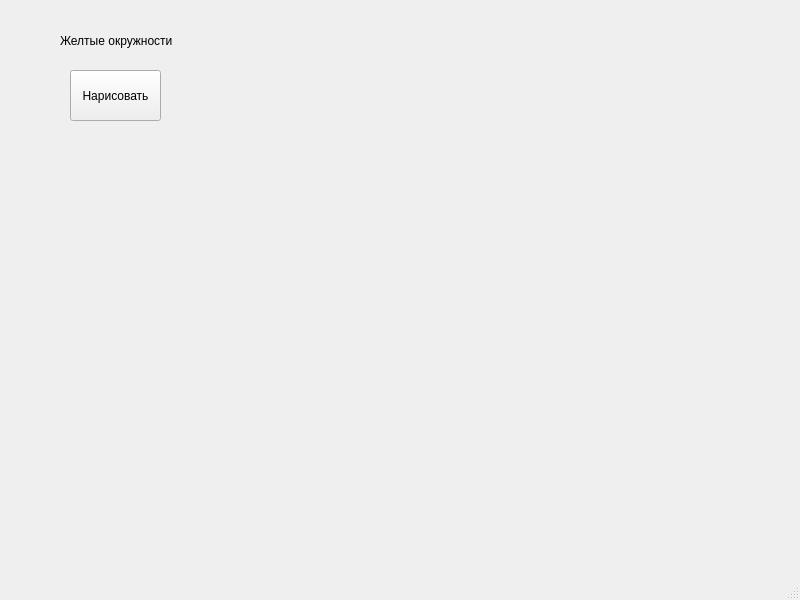
<?xml version="1.0" encoding="UTF-8"?>
<ui version="4.0">
 <class>MainWindow</class>
 <widget class="QMainWindow" name="MainWindow">
  <property name="geometry">
   <rect>
    <x>0</x>
    <y>0</y>
    <width>800</width>
    <height>600</height>
   </rect>
  </property>
  <property name="windowTitle">
   <string>MainWindow</string>
  </property>
  <widget class="QWidget" name="centralwidget">
   <widget class="QPushButton" name="start">
    <property name="geometry">
     <rect>
      <x>70</x>
      <y>70</y>
      <width>91</width>
      <height>51</height>
     </rect>
    </property>
    <property name="text">
     <string>Нарисовать</string>
    </property>
   </widget>
   <widget class="QLabel" name="label">
    <property name="geometry">
     <rect>
      <x>60</x>
      <y>20</y>
      <width>161</width>
      <height>41</height>
     </rect>
    </property>
    <property name="text">
     <string>Желтые окружности</string>
    </property>
   </widget>
  </widget>
  <widget class="QMenuBar" name="menubar">
   <property name="geometry">
    <rect>
     <x>0</x>
     <y>0</y>
     <width>800</width>
     <height>21</height>
    </rect>
   </property>
  </widget>
  <widget class="QStatusBar" name="statusbar"/>
 </widget>
 <resources/>
 <connections/>
</ui>
